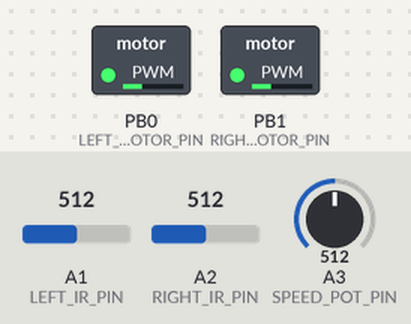
The program below on a simulated ATtiny85, built with avr-gcc and run on an emulated ATtiny85. Parts: switched loads named in the program (green lamp = pin HIGH). Inputs (shaded band) come from the test bench; at power-on: A1 (LEFT_IR_PIN) = 512, A2 (RIGHT_IR_PIN) = 512, A3 (SPEED_POT_PIN) = 512.

Above: at 1.3 s.
1.4 s: A1 (LEFT_IR_PIN) set to 552
At 1.7 s:
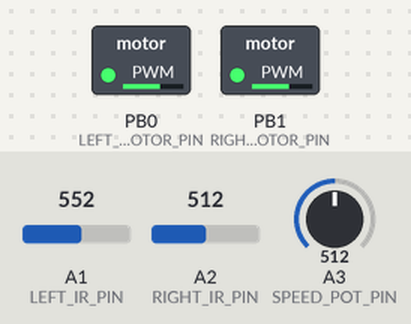
2.9 s: A2 (RIGHT_IR_PIN) set to 534
4.4 s: A2 (RIGHT_IR_PIN) set to 553
At 5.4 s:
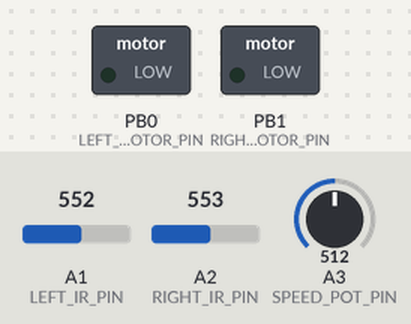
Timing chart, 0 to 7.4 s (numbered marks = the images above; inputs shaded):
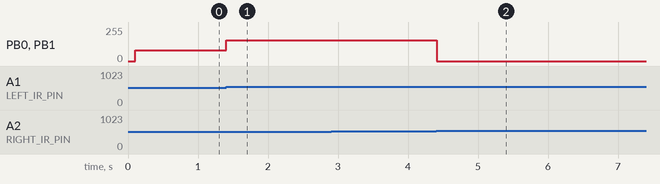

The program:

main.cpp
```cpp
/**
 * ATtiny85 Line Follower Controller
 *
 * Replaces the LM393 dual comparator on a D2-1 line follower robot board.
 * Provides proportional steering control with adjustable speed.
 *
 * Hardware: ATtiny85 @ 8MHz internal oscillator
 *
 * ============================================================================
 * WIRING DIAGRAM - ATtiny85 DIP-8 Pinout
 * ============================================================================
 *
 *                    ATtiny85
 *                  +----U----+
 *    RESET     1  -|         |- 8   VCC
 *    PB3/ADC3  2  -|         |- 7   PB2/ADC1/SCK
 *    PB4/ADC2  3  -|         |- 6   PB1/OC0B/MISO
 *    GND       4  -|         |- 5   PB0/OC0A/MOSI
 *                  +---------+
 *
 * ============================================================================
 * PIN ASSIGNMENTS (Simplified Wiring - Both IR on Left Header)
 * ============================================================================
 *
 * | ATtiny85 Pin | Function      | Connection              | LM393 Socket |
 * |--------------|---------------|-------------------------|--------------|
 * | 1 (RESET)    | Reset         | ISP Header Pin 5        | --           |
 * | 2 (PB3)      | ADC3 Input    | Speed Pot Wiper         | --           |
 * | 3 (PB4)      | ADC2 Input    | Right IR Sensor         | Pin 2 (IN1-) |
 * | 4 (GND)      | Ground        | GND Rail                | Pin 4 (GND)  |
 * | 5 (PB0)      | PWM Output    | Left Motor Driver       | Pin 1 (OUT1) |
 * | 6 (PB1)      | PWM Output    | Right Motor Driver      | Pin 7 (OUT2) |
 * | 7 (PB2)      | ADC1 Input    | Left IR Sensor          | Pin 3 (IN1+) |
 * | 8 (VCC)      | Power         | +5V Rail                | Pin 8 (VCC)  |
 *
 * ============================================================================
 * LM393 SOCKET PINOUT (DIP-8) - Simplified Wiring
 * ============================================================================
 *
 *                    LM393
 *                  +----U----+
 *    OUT1      1  -|         |- 8   VCC       <- Right Header
 *    IN1-      2  -|  R_IR   |- 7   OUT2      <- Right Header (R Motor)
 *    IN1+      3  -|  L_IR   |- 6   IN2-      (NC)
 *    GND       4  -|         |- 5   IN2+      (NC)
 *                  +---------+
 *                  Left Header
 *
 * Benefits: Both IR sensors on left header (pins 1-4) simplifies perf board.
 * Right header (pins 5-8) only needs VCC and Right Motor connections.
 *
 * ============================================================================
 * ISP HEADER (2x3) - USBasp Programming
 * ============================================================================
 *
 *            +-------------+
 *       MOSI | 1         2 | VCC
 *            +-------------+
 *        N/C | 3         4 | GND
 *            +-------------+
 *      RESET | 5         6 | SCK
 *            +-------------+
 *
 * ISP Pin 1 (MOSI)  -> ATtiny85 Pin 5 (PB0) - shared with Left Motor
 * ISP Pin 2 (VCC)   -> ATtiny85 Pin 8 (VCC)
 * ISP Pin 3 (N/C)   -> Not connected
 * ISP Pin 4 (GND)   -> ATtiny85 Pin 4 (GND)
 * ISP Pin 5 (RESET) -> ATtiny85 Pin 1 (RESET)
 * ISP Pin 6 (SCK)   -> ATtiny85 Pin 7 (PB2) - shared with Left IR
 *
 * Note: Disconnect motors during programming to avoid interference.
 *
 * ============================================================================
 * SPEED POTENTIOMETER (10K)
 * ============================================================================
 *
 * Leg 1 (outer)  -> GND
 * Leg 2 (wiper)  -> ATtiny85 Pin 2 (PB3/ADC3)
 * Leg 3 (outer)  -> VCC
 *
 * ============================================================================
 * BEHAVIOR
 * ============================================================================
 *
 * 1. Normal: Proportional steering based on IR sensor difference
 * 2. Both BLACK (high ADC): STOP - end of line or intersection
 * 3. Both WHITE (low ADC): Go straight slow - line lost, search mode
 * 4. Speed pot controls base motor speed
 * 5. Hysteresis prevents oscillation at line edges
 *
 * ============================================================================
 */

#include <Arduino.h>

// ============================================================================
// PIN DEFINITIONS
// ============================================================================

const uint8_t LEFT_MOTOR_PIN  = 0;   // PB0 - OC0A PWM output
const uint8_t RIGHT_MOTOR_PIN = 1;   // PB1 - OC0B PWM output
const uint8_t LEFT_IR_PIN     = A1;  // PB2 - ADC1 input
const uint8_t RIGHT_IR_PIN    = A2;  // PB4 - ADC2 input
const uint8_t SPEED_POT_PIN   = A3;  // PB3 - ADC3 input

// ============================================================================
// TUNABLE PARAMETERS
// Adjust these values to tune line following behavior
// ============================================================================

const int THRESHOLD   = 512;   // ADC value for black/white detection (0-1023)
const int HYSTERESIS  = 30;    // Prevents oscillation at line edges
const int MIN_SPEED   = 60;    // Minimum motor PWM (0-255)
const int MAX_SPEED   = 255;   // Maximum motor PWM (0-255)
const int PROP_GAIN   = 2;     // Proportional steering gain (higher = sharper turns)
const int LOOP_DELAY  = 10;    // Main loop delay in ms (prevents oscillation)
const int SEARCH_SPEED = 80;   // Speed when line is lost (both white)

// ============================================================================
// STATE VARIABLES
// ============================================================================

// Hysteresis state for each sensor
bool leftOnLine  = false;
bool rightOnLine = false;

// ============================================================================
// HELPER FUNCTIONS
// ============================================================================

/**
 * Apply hysteresis to sensor reading
 * Prevents rapid toggling when sensor is near the threshold
 */
bool isOnLine(int adcValue, bool previousState) {
    if (previousState) {
        // Currently on line, need to drop below threshold - hysteresis to leave
        return adcValue > (THRESHOLD - HYSTERESIS);
    } else {
        // Currently off line, need to rise above threshold + hysteresis to enter
        return adcValue > (THRESHOLD + HYSTERESIS);
    }
}

/**
 * Clamp a value to 0-255 range for PWM output
 */
uint8_t clampPWM(int value) {
    if (value < 0) return 0;
    if (value > 255) return 255;
    return (uint8_t)value;
}

// ============================================================================
// SETUP
// ============================================================================

void setup() {
    // Configure motor pins as outputs
    pinMode(LEFT_MOTOR_PIN, OUTPUT);
    pinMode(RIGHT_MOTOR_PIN, OUTPUT);

    // Ensure motors are stopped at startup
    analogWrite(LEFT_MOTOR_PIN, 0);
    analogWrite(RIGHT_MOTOR_PIN, 0);

    // Allow sensors to stabilize after power-on
    delay(100);
}

// ============================================================================
// MAIN LOOP
// ============================================================================

void loop() {
    // -------------------------------------------------------------------------
    // Read all ADC inputs
    // -------------------------------------------------------------------------
    int leftIR   = analogRead(LEFT_IR_PIN);    // 0-1023, higher = darker/black
    int rightIR  = analogRead(RIGHT_IR_PIN);   // 0-1023, higher = darker/black
    int speedPot = analogRead(SPEED_POT_PIN);  // 0-1023, maps to speed

    // -------------------------------------------------------------------------
    // Map speed pot to base motor speed
    // -------------------------------------------------------------------------
    int baseSpeed = map(speedPot, 0, 1023, MIN_SPEED, MAX_SPEED);

    // -------------------------------------------------------------------------
    // Apply hysteresis to determine if sensors are on line
    // -------------------------------------------------------------------------
    leftOnLine  = isOnLine(leftIR, leftOnLine);
    rightOnLine = isOnLine(rightIR, rightOnLine);

    // -------------------------------------------------------------------------
    // Determine motor speeds based on sensor state
    // -------------------------------------------------------------------------
    int leftMotor  = 0;
    int rightMotor = 0;

    if (leftOnLine && rightOnLine) {
        // BOTH BLACK: Stop - intersection or end of line
        leftMotor  = 0;
        rightMotor = 0;
    }
    else if (!leftOnLine && !rightOnLine) {
        // BOTH WHITE: Line lost - go straight slowly to search
        leftMotor  = SEARCH_SPEED;
        rightMotor = SEARCH_SPEED;
    }
    else {
        // NORMAL: Proportional steering
        // Calculate error: positive = line is to the right, negative = line is to the left
        int error = rightIR - leftIR;

        // Apply proportional correction
        // If error positive (line right): slow right motor, speed up left motor
        // If error negative (line left): slow left motor, speed up right motor
        int correction = (error * PROP_GAIN) / 100;  // Scale down the correction

        leftMotor  = baseSpeed + correction;
        rightMotor = baseSpeed - correction;
    }

    // -------------------------------------------------------------------------
    // Clamp and output PWM values
    // -------------------------------------------------------------------------
    analogWrite(LEFT_MOTOR_PIN, clampPWM(leftMotor));
    analogWrite(RIGHT_MOTOR_PIN, clampPWM(rightMotor));

    // -------------------------------------------------------------------------
    // Small delay to prevent oscillation and reduce power consumption
    // -------------------------------------------------------------------------
    delay(LOOP_DELAY);
}
```

Measured:
- the behaviour switches between 542 and 543 on A1 (LEFT_IR_PIN) (found by bisection; images 0 and 1)
- the behaviour switches between 542 and 543 on A2 (RIGHT_IR_PIN) (found by bisection; images 1 and 2)
- after the input at 1.4 s, PB0 (LEFT_MOTOR_PIN), PB1 (RIGHT_MOTOR_PIN): 80/255 → 157/255 at once
- after the input at 2.9 s, every drawn part: stays the same
- after the input at 4.4 s, PB0 (LEFT_MOTOR_PIN), PB1 (RIGHT_MOTOR_PIN): 157/255 → 0/255 at once
